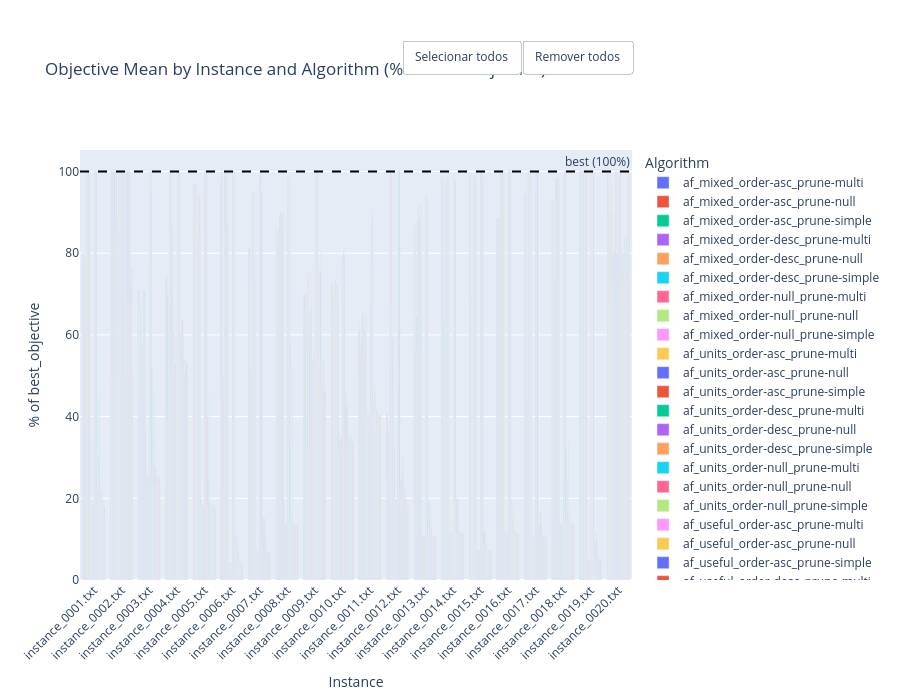

The notebook cell saved with this chart:
### Code cell
# Objective Mean as % of Best Objective

objective_plot = (
    df.pivot_table(
        index='instance',
        columns='algorithm',
        values='objective_mean',
        aggfunc='mean'
    )
    .sort_index()
    .fillna(0)
)

best_objective_by_instance = (
    df[['instance', 'best_objective']]
    .drop_duplicates(subset='instance')
    .set_index('instance')['best_objective']
)

objective_pct_plot = objective_plot.div(best_objective_by_instance, axis=0) * 100
objective_pct_plot = objective_pct_plot.replace([float('inf'), -float('inf')], 0).fillna(0)

fig = go.Figure()
for algo in objective_pct_plot.columns:
    fig.add_trace(go.Bar(
        name=algo,
        x=objective_pct_plot.index,
        y=objective_pct_plot[algo],
        hovertemplate=f'<b>{algo}</b><br>Instance: %{{x}}<br>%{{y:.1f}}% of best<extra></extra>'
    ))

fig.add_hline(y=100, line_dash='dash', line_color='black', annotation_text='best (100%)')

fig.update_layout(
    barmode='group',
    title='Objective Mean by Instance and Algorithm (% of Best Objective)',
    xaxis_title='Instance',
    yaxis_title='% of best_objective',
    legend_title='Algorithm',
    height=700,
    margin=dict(t=150),
    xaxis_tickangle=-45,
)
add_legend_mass_toggle(fig)
fig.show()
